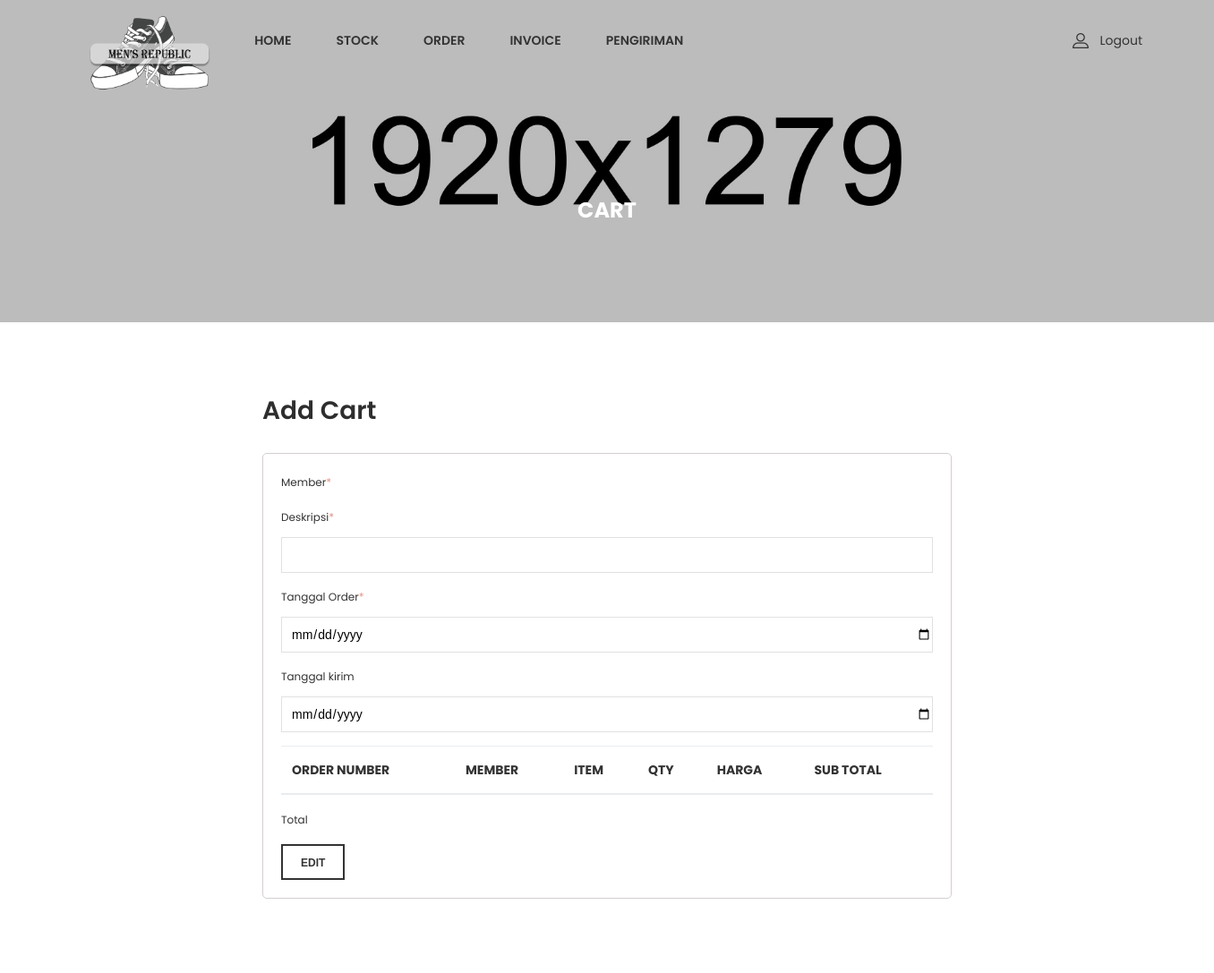
The page /admin/admin_page.php?page=editorderlist&id=1? on the database as committed earlier.
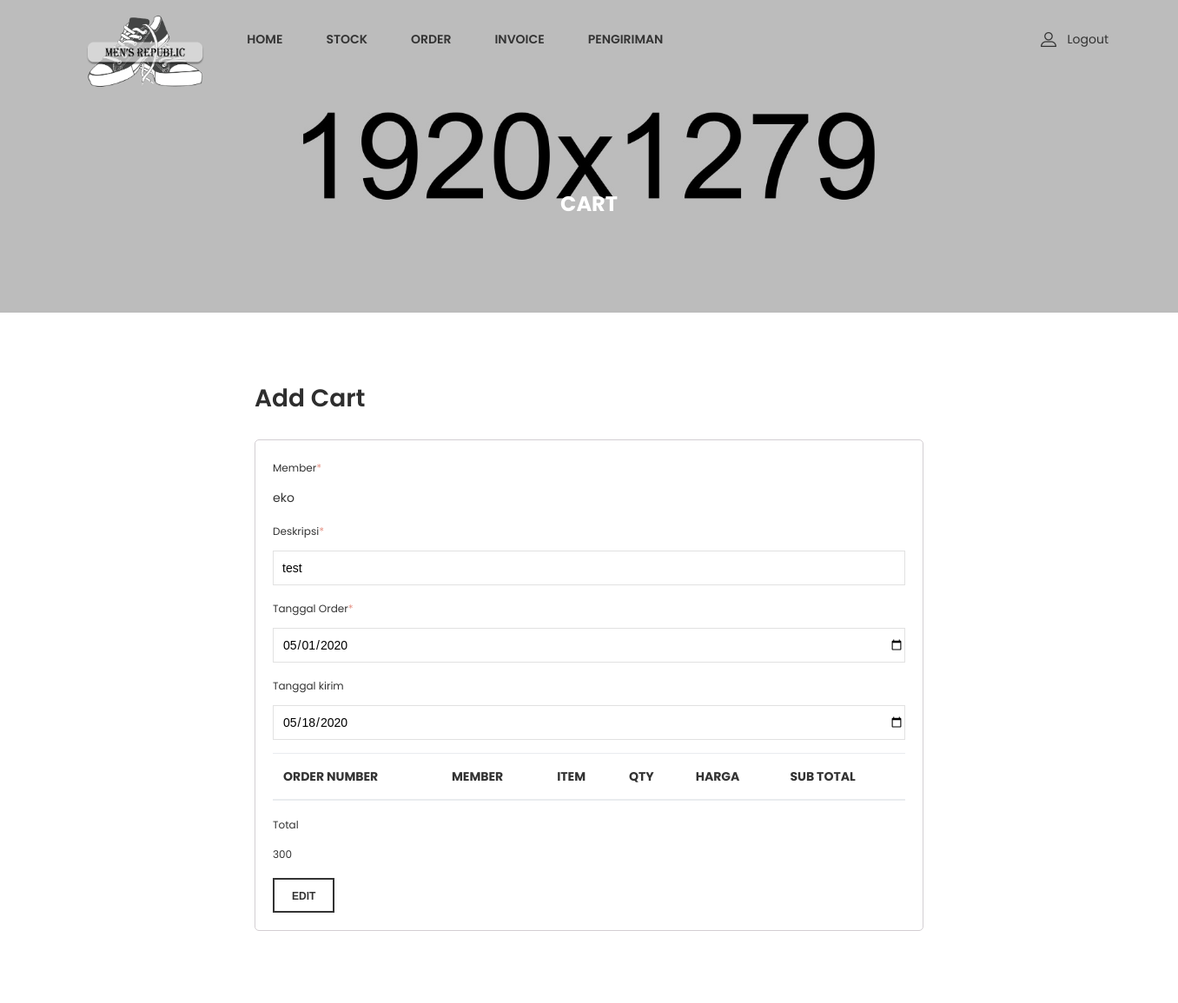
The same page on the database as committed later.
### tables this page shows
CREATE TABLE `member` (
  `id_member` int(11) NOT NULL,
  `nama` varchar(100) DEFAULT NULL,
  `member_active` tinyint(1) DEFAULT NULL,
  `alamat` varchar(100) DEFAULT NULL,
  `email` varchar(100) DEFAULT NULL,
  `tanggal_lahir` date DEFAULT NULL
);

CREATE TABLE `order_list` (
  `id_order` int(11) NOT NULL,
  `order_num` varchar(25) DEFAULT NULL,
  `deskripsi` text DEFAULT NULL,
  `id_member` int(11) DEFAULT NULL,
  `id_status_order` int(11) DEFAULT NULL,
  `tanggal_order` date DEFAULT NULL,
  `tanggal_kirim` date DEFAULT NULL,
  `total_harga` float DEFAULT NULL
);

### admin/editorderlist.php (the view, shortened to what this page needs)
<?php
include '../func/koneksi.php';
$id= $_GET['id'];
$data = mysqli_query($koneksi,"select * from order_list where id_order='$id'");
$d = mysqli_fetch_array($data)
    ?>
<div class="ht__bradcaump__area bg-image--6">
    <div class="container">
        <div class="row">
            <div class="col-lg-12">
                <div class="bradcaump__inner text-center">
                    <h2 class="bradcaump-title">Cart</h2>
                </div>
            </div>
        </div>
    </div>
</div>
<section class="my_account_area pt--80 pb--55 bg--white">
    <div class="container">
        <div class="row">
            <div class="col-lg-2"></div>
            <div class="col-lg-8">
                <div class="my__account__wrapper">
                    <h3 class="account__title">Add Cart</h3>
                    <form method="POST" action="../func/edit_order_qurey.php" enctype="multipart/form-data">
                        <div class="account__form">
                            <div class="input__box">
                                <label>Member<span>*</span></label>
                                <?php
                                    $id_mem=$d['id_member'];
                                    $member = mysqli_query($koneksi, "select * from member where id_member='$id_mem'");
                                    while($m = mysqli_fetch_array($member)){
                                        echo $m['nama'];
                                    }
                                ?>
                            </div>
                            <div class="input__box">
                                <label>Deskripsi<span>*</span></label>
                                <input type="text" name="deskripsi" value='<?php echo $d['deskripsi']; ?>'>
                            </div>
                            <div class="input__box">
                                <label>Tanggal Order<span>*</span></label>
                                <input type="date" name="order_date" value='<?php echo $d['tanggal_order']; ?>'>
                            </div>
                            <div class="input__box">
                                <label>Tanggal kirim</label>
                                <input type="date" name="send_date" value='<?php echo $d['tanggal_kirim']; ?>' >
                            </div>
                            <div class="input__box">
                                <table class="table table-hover table-striped table-valign-middle">
                                    <thead>
                                        <tr>
                                            <th>Order Number</th>
                                            <th>Member</th>
                                            <th>Item</th>
                                            <th>Qty</th>
                                            <th>Harga</th>
                                            <th>Sub Total</th>
                                        </tr>
                                    </thead>
                                </table>
                            </div>
                            <div class="input__box">
                            <label>Total</label>
                            <label><?php echo $d['total_harga'] ?></label>
                            </div>
                            <div class="form__btn">
                                <button type="submit" value="submit">Edit</button>
                            </div>
                        </div>
                    </form>
                </div>
            </div>
            <div class="col-lg-2"></div>
        </div>
    </div>
</section>

Rows that differ between the two databases and show on the page:
now on this page (row edited): member: nama "eko"
added order_list: deskripsi "test", order_date "05/01/2020", send_date "05/18/2020", total_harga "300"
